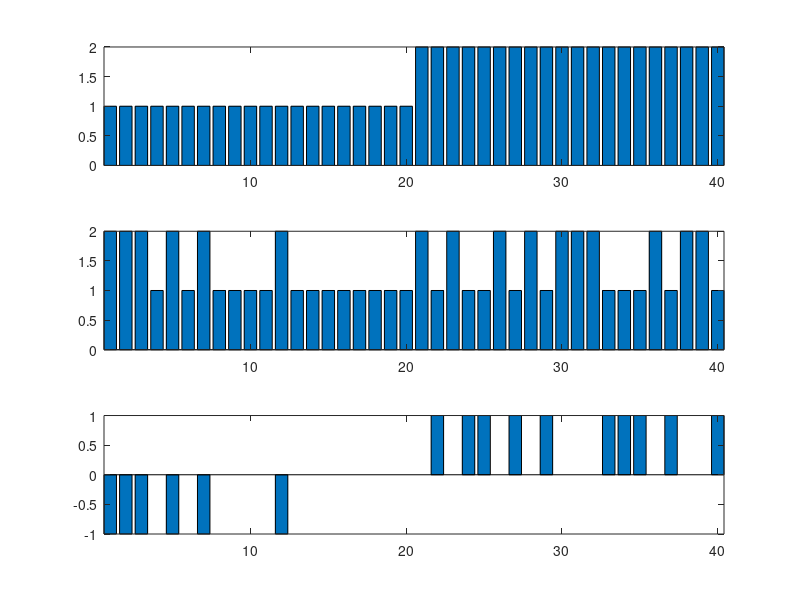
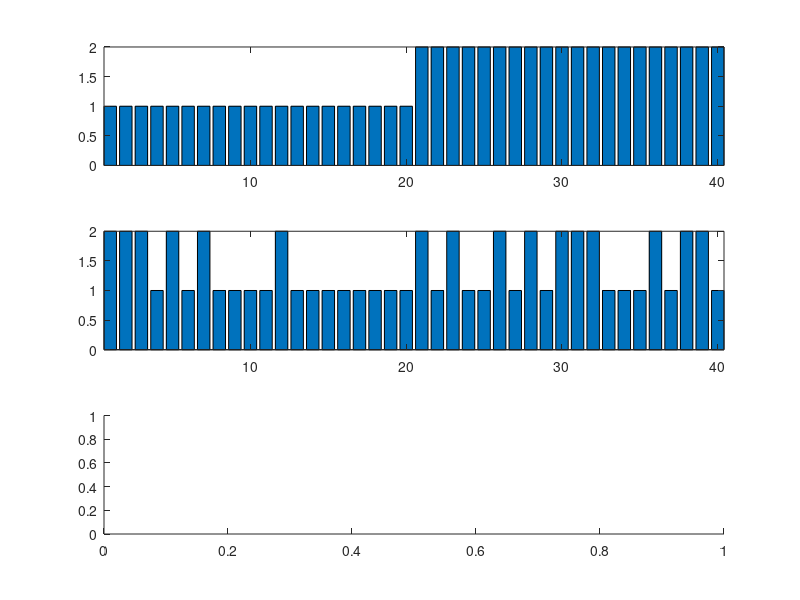

MATLAB code to generate these figures, in order: (Note: this script raises an error after producing the figures.)
%% 데이터 불러오기 / 각 종을 숫자로 표현 1: versicolor, 2: virginica / 학습데이터와 평가데이터 나누기
clear; close all; clc; 

load fisheriris;
%%
spcs2num = [];
for k=1:1:length(species)
    if strcmp(species(k), 'versicolor') == 1
        spcs2num(k,1) = 1;
    elseif strcmp(species(k), 'virginica') == 1
        spcs2num(k,1) = 2;
    end
end

tr_id = [71:1:100 121:1:150];
Training_data = meas(tr_id, 1:2); % sepal length, width만 가져와라
Training_label = spcs2num(tr_id,:);

ts_id = [51:1:70 101:1:120];
Test_data = meas(ts_id, 1:2); % sepal length, width만 가져와라
Test_label = spcs2num(ts_id,:);

%% 하나씩 해보기
k = 3; % k 지정
id = 1;
tmp_data = Test_data(id,:); % 평가해보고 싶은 데이터 가져오기 

% 학습 데이터와 평가해보고 싶은 데이터 간의 거리를 계산
for i=1:1:length(Training_label)
    u_dis(i,1) = sqrt((Training_data(i, 1) - tmp_data(1,1))^2 + (Training_data(i, 2) - tmp_data(1,2))^2);
end

% 가장 인접한 k개를 찾는다
[s_v, s_i] = sort(u_dis, 'ascend');
k_idx = s_i(1:k)

% 해당 k개의 데이터가 어떤 그룹에 속해있는지 확인한다.
k_group = Training_label(k_idx,1)

% 다수결 투표를 통해 최종 그룹 결정: 그룹이 1 또는 2밖에 없으니까
idx1 = find(k_group == 1);
idx2 = find(k_group == 2);

if length(idx1) > length(idx2)
    final_group = 1;
else
    final_group = 2;
end
% final_group = mode(k_group); % mode: 최빈값을 찾는 함수. (참고: 수학에서 mean은 평균, median은 중앙값, mode는 최빈값. 거기서 그 mode임)
[final_group Test_label(id,1)]

%% 모든 test data에 대해 해보기
k = 3; % k 지정
for id = 1:1:length(Test_label)
    tmp_data = Test_data(id,:); % 평가해보고 싶은 데이터 가져오기 
    
    % 학습 데이터와 평가해보고 싶은 데이터 간의 거리를 계산
    for i=1:1:length(Training_label)
        u_dis(i,1) = sqrt((Training_data(i, 1) - tmp_data(1,1))^2 + (Training_data(i, 2) - tmp_data(1,2))^2);
    end
    
    % 가장 인접한 k개를 찾는다
    [s_v, s_i] = sort(u_dis, 'ascend');
    k_idx = s_i(1:k);
    
    % 해당 k개의 데이터가 어떤 그룹에 속해있는지 확인한다.
    k_group = Training_label(k_idx,1);
    final_group(id,1) = mode(k_group);% mode: 최빈값을 찾는 함수. (참고: 수학에서 mean은 평균, median은 중앙값, mode는 최빈값. 거기서 그 mode임)
end

figure;
subplot(311); bar(Test_label); axis tight;
subplot(312); bar(final_group); axis tight;
subplot(313); bar(Test_label - final_group); axis tight;

%% 내가 코드를 잘 구현했다면, 매트랩 내장함수를 이용한 결과와 똑같을 것. 비교해보자
k = 3; % 인접한 이웃 3개를 보겠다.
mdl = fitcknn(Training_data, Training_label, 'NumNeighbors', k, 'Distance', 'euclidean');
mat_res = predict(mdl, Test_data);

figure;
subplot(311); bar(Test_label); axis tight; % 정답
subplot(312); bar(final_group); axis tight;% 내 결과
subplot(313); bar(mat_res); axis tight; % 매트랩 결과
